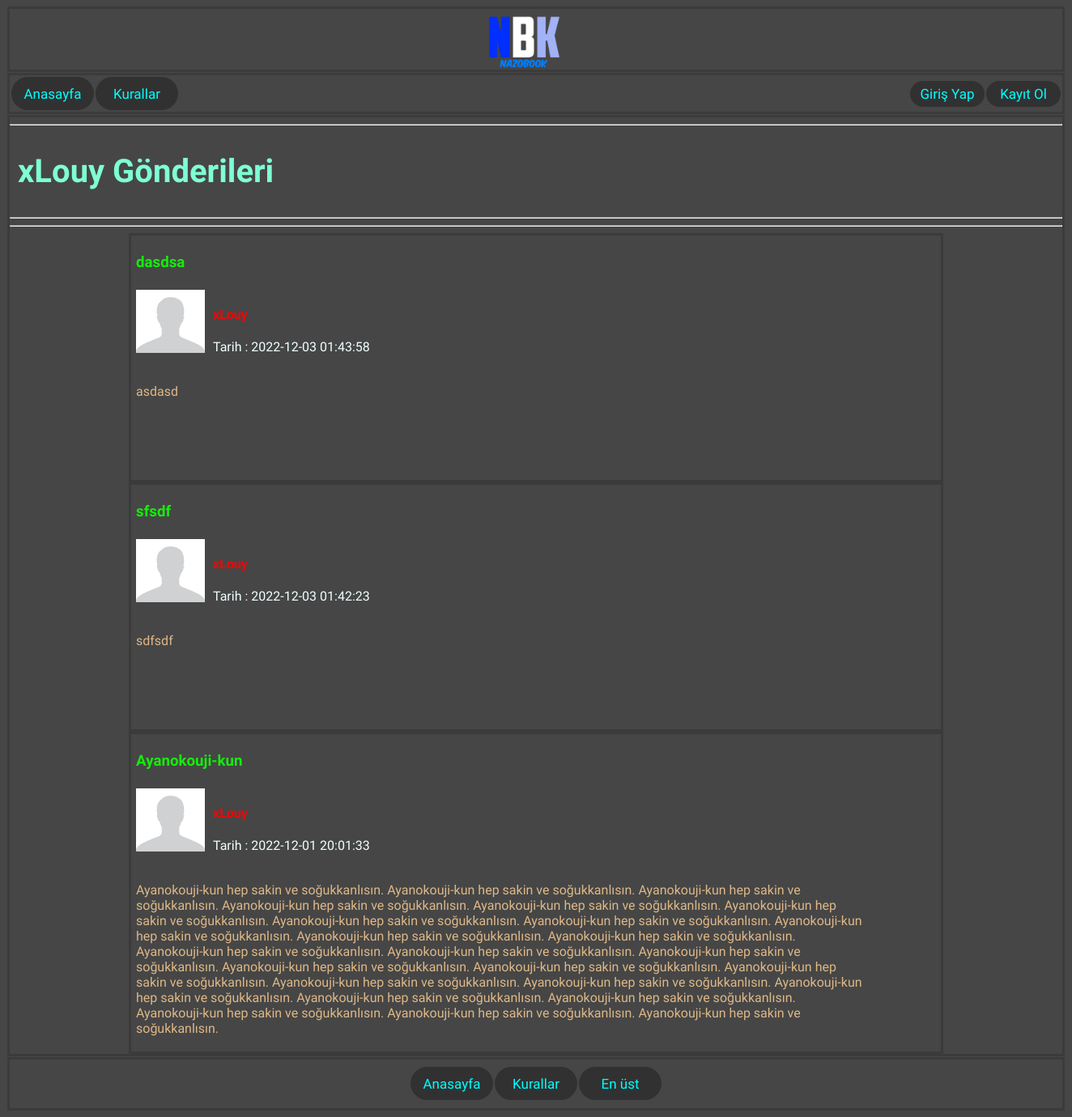
Page /gonderilerim.php?p=xLouy on the committed database.
### tables this page shows
CREATE TABLE `gonderiler` (
  `gonderi_id` int(11) NOT NULL,
  `gonderi_kadi` varchar(500) NOT NULL,
  `gonderi_baslik` varchar(500) NOT NULL,
  `gonderi_mesaj` text NOT NULL,
  `gonderi_resim` int(11) NOT NULL DEFAULT 0,
  `gonderi_no` int(11) NOT NULL,
  `gonderi_duyuru` int(11) NOT NULL DEFAULT 0,
  `gonderi_tarih` timestamp NOT NULL DEFAULT current_timestamp()
);

### gonderilerim.php (the view, shortened to what this page needs)
<?php
include 'ayar.php';
$kadi = @$_SESSION["kgiris"];
if(isset($_GET["p"]))
{
    $kullaniciad = @$_GET["p"];
}else
{
    $kullaniciad = $kadi;
}
$data8 = $db-> prepare("SELECT * FROM uyeler WHERE uye_kadi=?");
$data8 -> execute([
    $kullaniciad
]);
$_data8 = $data8 -> fetch(PDO::FETCH_ASSOC);
?>
<!DOCTYPE html>
<html lang="tr-TR">
<head>
    <link rel="stylesheet" href="style.css">
</head>
<body>
<div id="reklamarea1">
</div>
<?php include 'header.php' ?>
    <article>
        <hr>
        <h1 id="bolumismi" style="font-family: 'Almarai', sans-serif;"><?php echo $kullaniciad; ?> Gönderileri</h1>
        <hr>
        <hr>
        <?php
        $dataList = $db -> prepare("SELECT * FROM gonderiler WHERE gonderi_kadi = ? ORDER BY gonderi_id DESC ");
        $dataList -> execute([
            $kullaniciad
        ]);
        $dataList = $dataList -> fetchAll(PDO::FETCH_ASSOC);
        foreach($dataList as $row)
        {
            echo '<div class="gonderidiv">
            <table id="gonderitable">
                <tr>
                    <td><h3 style="font-family: \'Almarai\', sans-serif; color: rgb(23, 235, 13);">'.$row["gonderi_baslik"].'</h3></td>
                </tr>
                <tr>
                    <td>';
                    if(file_exists("kprofilphoto/".$row["gonderi_kadi"]."/profilphoto".$_data8["uye_pp"].".jpg"))
                    {
                        echo '<img src="kprofilphoto/'.$row["gonderi_kadi"].'/profilphoto'.$_data8["uye_pp"].'.jpg" alt="" width="100px" height="100px" style="float: left;">';
                    }else if(file_exists("kprofilphoto/".$row["gonderi_kadi"]."/profilphoto".$_data8["uye_pp"].".png"))
                    {
                        echo '<img src="kprofilphoto/'.$row["gonderi_kadi"].'/profilphoto'.$_data8["uye_pp"].'.png" alt="" width="100px" height="100px" style="float: left;">';
                    }else
                    {
                        echo '<img src="siteresimleri/bospp.jpg" alt="" width="85px" height="78px" style="float: left;">';
                    }
                echo '<h4 style="position: relative; left: 10px; font-family: \'Almarai\', sans-serif;';
                $data2 = $db-> prepare("SELECT * FROM uyeler WHERE uye_kadi=?");
                $data2 -> execute([
                    $row["gonderi_kadi"]
                ]);
                $_data2 = $data2 -> fetch(PDO::FETCH_ASSOC);
                if($_data2["sucuk"] == 1)
                {
                    echo 'color: red;"';
                }else
                {
                    echo 'color: azure;"';
                }
                echo '
                >'.$row["gonderi_kadi"].'</h4><p style="position: relative; left: 10px; font-family: \'Almarai\', sans-serif; color: azure;">Tarih : '.$row["gonderi_tarih"].'</p></td>
                </tr>
                <tr>
                    <td><p id="mesajid" style="font-family: \'Almarai\', sans-serif; color: burlywood; min-height: 100px; width: 900px; overflow-wrap: break-word;">'.$row["gonderi_mesaj"].'</p></td>
                </tr>';
            echo '
            </table>
            </div>';
        }
        ?>
    </article>
    <?php include 'footer.php'; ?>
</body>
</html>

### style.css (style rules this page uses)
body { background-color: rgb(70, 70, 70); }
article { border-style: solid; margin: auto; width: 1300px; min-height: 1000px; border-color: rgb(59, 59, 59); margin-top: 1px; }
#bolumismi { margin-left: 10px; font-size: 40px; color: aquamarine; }
.gonderidiv { border-style: solid; width: 1000px; min-height: 100px; margin: auto; border-color: rgb(59, 59, 59); }
#gonderitable { width: 990px; margin-left: 3px; }
#mesajid { overflow-wrap: break-word; }
#reklamarea1 { width: 300px; height: 900px; float: left; margin-top: 30px; position: fixed; }

### rows in the picture
gonderiler: gonderi_baslik "dasdsa", gonderi_tarih "2022-12-03 01:43:58", gonderi_mesaj "asdasd"
gonderiler: gonderi_baslik "sfsdf", gonderi_tarih "2022-12-03 01:42:23", gonderi_mesaj "sdfsdf"
gonderiler: gonderi_baslik "Ayanokouji-kun", gonderi_tarih "2022-12-01 20:01:33", gonderi_mesaj "Ayanokouji-kun hep sakin ve soğukkanlısın. Ayanokouji-kun hep sakin ve soğukkanlısın. Ayanokouji-kun hep sakin ve soğukkanlısın. Ayanokouji-kun hep sakin ve soğukkanlısın. Ayanokouji-kun hep sakin ve soğukkanlısın. Ayanokouji-kun hep sakin ve soğukkanlısın. Ayanokouji-kun hep sakin ve soğukkanlısın. Ayanokouji-kun hep sakin ve soğukkanlısın. Ayanokouji-kun hep sakin ve soğukkanlısın. Ayanokouji-kun hep sakin ve soğukkanlısın. Ayanokouji-kun hep sakin ve soğukkanlısın. Ayanokouji-kun hep sakin ve soğukkanlısın. Ayanokouji-kun hep sakin ve soğukkanlısın. Ayanokouji-kun hep sakin ve soğukkanlısın. Ayanokouji-kun hep sakin ve soğukkanlısın. Ayanokouji-kun hep sakin ve soğukkanlısın.…"

### other values in the picture
$kullaniciad "xLouy"
